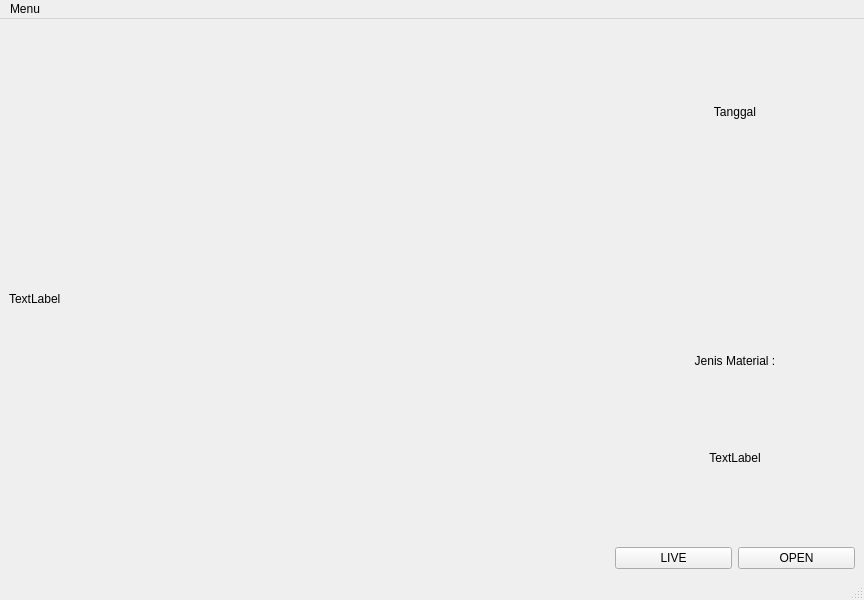
<?xml version="1.0" encoding="UTF-8"?>
<ui version="4.0">
 <class>MainWindow</class>
 <widget class="QMainWindow" name="MainWindow">
  <property name="geometry">
   <rect>
    <x>0</x>
    <y>0</y>
    <width>864</width>
    <height>600</height>
   </rect>
  </property>
  <property name="windowTitle">
   <string>MainWindow</string>
  </property>
  <widget class="QWidget" name="centralwidget">
   <layout class="QGridLayout" name="gridLayout">
    <item row="0" column="0">
     <layout class="QHBoxLayout" name="horizontalLayout">
      <item>
       <widget class="QLabel" name="labelScreen">
        <property name="minimumSize">
         <size>
          <width>600</width>
          <height>0</height>
         </size>
        </property>
        <property name="text">
         <string>TextLabel</string>
        </property>
       </widget>
      </item>
      <item>
       <layout class="QVBoxLayout" name="verticalLayout">
        <item>
         <widget class="QLabel" name="labelTgl">
          <property name="styleSheet">
           <string notr="true">font: 24pt &quot;.SF NS Text&quot;;</string>
          </property>
          <property name="text">
           <string>Tanggal</string>
          </property>
          <property name="alignment">
           <set>Qt::AlignCenter</set>
          </property>
         </widget>
        </item>
        <item>
         <widget class="QLabel" name="label_3">
          <property name="text">
           <string>Jenis Material :</string>
          </property>
          <property name="alignment">
           <set>Qt::AlignBottom|Qt::AlignHCenter</set>
          </property>
         </widget>
        </item>
        <item>
         <widget class="QLabel" name="labelMaterial">
          <property name="styleSheet">
           <string notr="true">font: 40pt &quot;.SF NS Text&quot;;</string>
          </property>
          <property name="text">
           <string>TextLabel</string>
          </property>
          <property name="alignment">
           <set>Qt::AlignCenter</set>
          </property>
         </widget>
        </item>
        <item>
         <layout class="QHBoxLayout" name="horizontalLayout_2">
          <item>
           <widget class="QPushButton" name="btnLive">
            <property name="text">
             <string>LIVE</string>
            </property>
           </widget>
          </item>
          <item>
           <widget class="QPushButton" name="btnOpen">
            <property name="text">
             <string>OPEN</string>
            </property>
           </widget>
          </item>
         </layout>
        </item>
       </layout>
      </item>
     </layout>
    </item>
   </layout>
  </widget>
  <widget class="QMenuBar" name="menubar">
   <property name="geometry">
    <rect>
     <x>0</x>
     <y>0</y>
     <width>864</width>
     <height>22</height>
    </rect>
   </property>
   <widget class="QMenu" name="menuMenu">
    <property name="title">
     <string>Menu</string>
    </property>
    <addaction name="actionOpen_File"/>
    <addaction name="actionClose"/>
   </widget>
   <addaction name="menuMenu"/>
  </widget>
  <widget class="QStatusBar" name="statusbar"/>
  <action name="actionOpen_File">
   <property name="text">
    <string>Open File</string>
   </property>
  </action>
  <action name="actionClose">
   <property name="text">
    <string>Close</string>
   </property>
  </action>
 </widget>
 <resources/>
 <connections/>
</ui>
